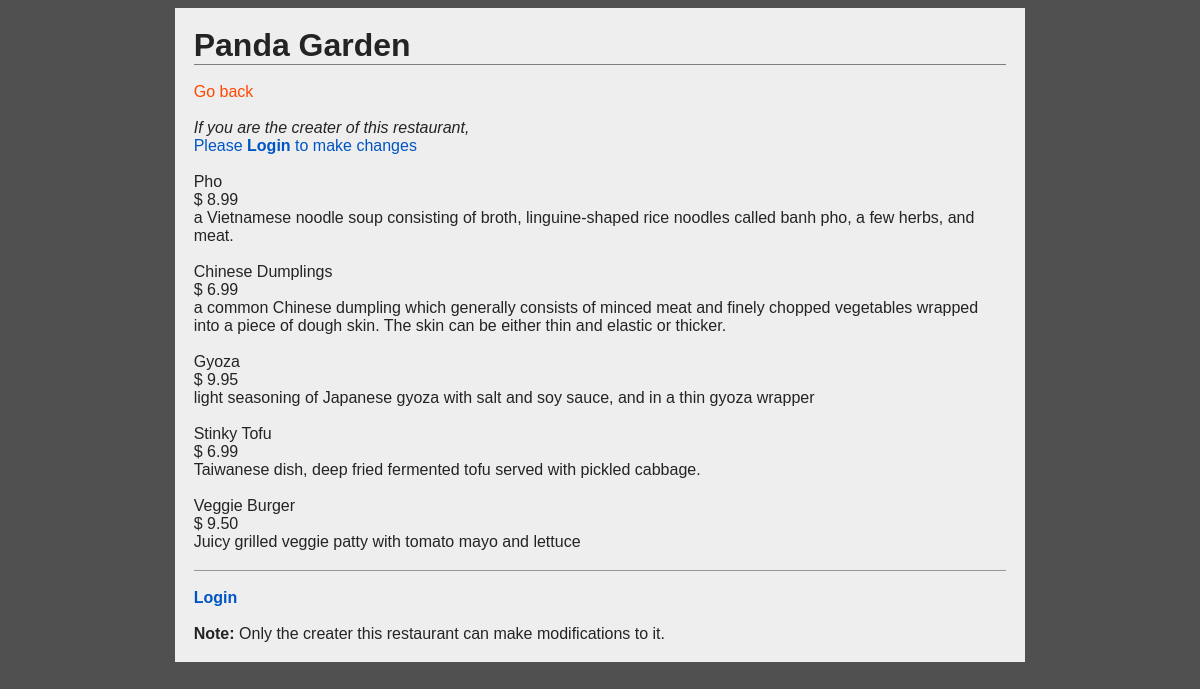
Page /restaurants/3/ on the committed database.
### database_setup.py (models this page shows, shortened)
class Restaurant(Base):
    __tablename__ = 'restaurant'
    id = Column(Integer, primary_key=True)
    name = Column(String(250), nullable=False)
    creater_id = Column(String(250), ForeignKey('user.id'))
    creater = relationship(User)

class MenuItem(Base):
    __tablename__ = 'menu_item'
    name = Column(String(80), nullable=False)
    id = Column(Integer, primary_key=True)
    description = Column(String(250))
    price = Column(String(8))
    course = Column(String(250))
    time_of_entry = Column(DateTime, default=datetime.datetime.utcnow)
    restaurant_id = Column(Integer, ForeignKey('restaurant.id'))
    restaurant = relationship(Restaurant)
    creater_id = Column(String(80), ForeignKey('user.id'))
    creater = relationship(User)

### flask_app.py (the view)
@app.route(res_path.format(res_id='<int:res_id>'), methods=['GET'])
def resPg(res_id):
    res = db_session.query(Restaurant).filter_by(id=res_id).one()
    if res:
        creater = getUser(res.creater_id)
        if creater:
            items = db_session.query(MenuItem).filter_by(restaurant_id=res.id)
            local_id = 0
            logged_in = False
            if 'username' in session:
                local_id = getLocalID(session['email'])
                logged_in = True
            return render_template(
                    'res.html',
                    res=res,
                    logged_in=logged_in,
                    creater_name=creater.name,
                    user_id=local_id,
                    items=items
                )
    return redirect(url_for('allResPg'))

### flask_app.py (called while the page is built)
@app.context_processor
def override_url_for():
    return dict(url_for=dated_url_for)

def dated_url_for(endpoint, **values):
    if endpoint == 'static':
        filename = values.get('filename', None)
        if filename:
            file_path = os.path.join(app.root_path,
                                     endpoint, filename)
            values['q'] = int(os.stat(file_path).st_mtime)
    return url_for(endpoint, **values)

def getUser(local_id):
    user = db_session.query(User).filter_by(id=local_id).one()
    return user

### templates/res.html (shortened to what this page needs)
<!DOCTYPE html>
  <head>
    <link
      rel=stylesheet
      type=text/css
      href="{{ url_for('static', filename='styles.css') }}">
  </head>
  <body>
    <main>
      <h1>{{res.name}}</h1>
      <br>
      <a href="{{url_for('allResPg')}}">Go back</a>
      <br>
      <br>
      {% if logged_in == False %}
      <p><i>If you are the creater of this restaurant,</i></p>
      <a class="edit-link" href="{{url_for('loginPg')}}">
        Please <b>Login</b> to make changes
      </a>
      <br>
      {% endif %}
      {% for item in items %}
      <br>
      <p>
        {{item.name}}
        <br>
        $ {{item.price}}
        <br>
        {{item.description}}
      </p>
      {% endfor %}
      <footer>
        <br>
        {% if logged_in == True %}
        <a class="edit-link" href="{{url_for('disconnectPg')}}">
          Logout
        </a>
        {% else %}
        <a class="edit-link" href="{{url_for('loginPg')}}">
          <b>Login</b>
        </a>
        {% endif %}
        <br>
        <br>
        <p>
          <b>Note:</b> Only the creater this restaurant can make
            modifications to it.
        </p>
      </footer>
    </main>
  </body>
</html>

### static/styles.css (style rules this page uses)
body { font-family: Calibri, Helvetica, sans-serif; background-color: #505050; display: grid; grid-template-columns: auto minmax(auto, 225mm) auto; }
h1, h3, h5, p, a, div, section, article, nav, footer, textarea { margin: 0; }
h1 { border-bottom: 0.4mm solid rgb(125, 125, 125); color: rgb(36, 36, 36); }
p { color: rgb(36, 36, 36); }
a { text-decoration: none; color: #ff4800; }
main { grid-column: 2/3; background-color: #eeeeee; padding: 5mm; }
.edit-link { color: #0055c4; }
footer { border-top: 0.4mm solid rgb(150, 150, 150); margin-top: 5mm; }

### rows in the picture
Restaurant: name "Panda Garden"
MenuItem: name "Pho", price "8.99", description "a Vietnamese noodle soup consisting of broth, linguine-shaped rice noodles called banh pho, a few herbs, and meat."
MenuItem: name "Chinese Dumplings", price "6.99", description "a common Chinese dumpling which generally consists of minced meat and finely chopped vegetables wrapped into a piece of dough skin. The skin can be either thin and elastic or thicker."
MenuItem: name "Gyoza", price "9.95", description "light seasoning of Japanese gyoza with salt and soy sauce, and in a thin gyoza wrapper"
MenuItem: name "Stinky Tofu", price "6.99", description "Taiwanese dish, deep fried fermented tofu served with pickled cabbage."
MenuItem: name "Veggie Burger", price "9.50", description "Juicy grilled veggie patty with tomato mayo and lettuce"
